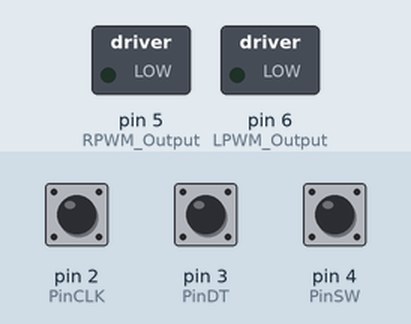
The sketch below on a simulated Arduino Uno, built with avr-gcc and run on an emulated ATmega328P. Parts: switched loads named in the sketch (green lamp = pin HIGH). The inputs (shaded band) are chosen by the test bench; at power-on: pin 2 (PinCLK) LOW, pin 3 (PinDT) HIGH, pin 4 (PinSW) HIGH.

Above: at 1.2 s.
1.3 s: pin 2 (PinCLK) pulsed HIGH 2 times (0.12 s each, 0.3 s apart)
At 1.7 s:
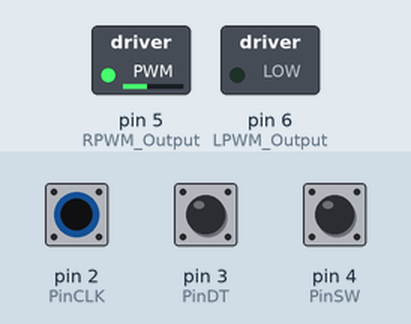
Timing chart, 0 to 4.3 s (numbered marks = the images above; inputs shaded):
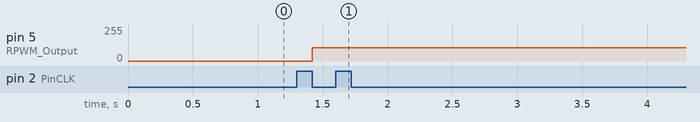

The sketch:

Codemotor_encoder.ino
```cpp
volatile boolean TurnDetected;  // need volatile for Interrupts
volatile boolean rotationdirection;  // CW or CCW rotation

const int PinCLK=2;   // Generating interrupts using CLK signal
const int PinDT=3;    // Reading DT signal
const int PinSW=4;    // Reading Push Button switch

int RotaryPosition=0;    // To store Stepper Motor Position
int PrevPosition;     // Previous Rotary position Value to check accuracy
int StepsToTake;      // How much to move Stepper
int RPWM_Output = 5; // Arduino PWM output pin 5; connect to IBT-2 pin 1 (RPWM)
int LPWM_Output = 6; // Arduino PWM output pin 6; connect to IBT-2 pin 2 (LPWM)
// Setup of proper sequencing for Motor Driver Pins
// In1, In2, In3, In4 in the sequence 1-3-2-4


// Interrupt routine runs if CLK goes from HIGH to LOW
void isr ()  {
  delay(4);  // delay for Debouncing
  if (digitalRead(PinCLK))
    rotationdirection= digitalRead(PinDT);
  else
    rotationdirection= !digitalRead(PinDT);
  TurnDetected = true;
}

void setup ()  {

pinMode(PinCLK,INPUT);
pinMode(PinDT,INPUT);
pinMode(PinSW,INPUT);
pinMode(RPWM_Output, OUTPUT);
pinMode(LPWM_Output, OUTPUT);
digitalWrite(PinSW, HIGH); // Pull-Up resistor for switch
attachInterrupt (0,isr,FALLING); // interrupt 0 always connected to pin 2 on Arduino UNO

}


void loop ()  {

  if (!(digitalRead(PinSW))) {   // check if button is pressed
    if (RotaryPosition == 0) {  // check if button was already pressed
    } else {
        RotaryPosition=0; // Reset position to ZERO
      }
    }

  // Runs if rotation was detected
  if (TurnDetected)  {
    PrevPosition = RotaryPosition; // Save previous position in variable
    if (rotationdirection) {
      RotaryPosition=RotaryPosition-1;} // decrase Position by 1
    else {
      RotaryPosition=RotaryPosition+1;} // increase Position by 1

    TurnDetected = false;  // do NOT repeat IF loop until new rotation detected

    // Which direction to move Stepper motor
    if ((PrevPosition + 1) == RotaryPosition) { // Move motor CW
        int reversePWM = 100;
        analogWrite(LPWM_Output, 0);
        analogWrite(RPWM_Output, reversePWM);
    }

    if ((RotaryPosition + 1) == PrevPosition) { // Move motor CCW
       int forwardPWM = 100;
       analogWrite(LPWM_Output, forwardPWM);
       analogWrite(RPWM_Output, 0);
    }
  }
}
```

Measured:
- after the input at 1.3 s, pin 5 (RPWM_Output): 0/255 → 100/255 after 0.12 s
